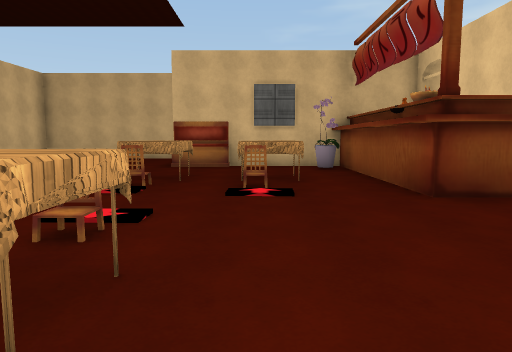
view 1 (above)

12 first-person views from a walk through a Unity game level. The camera is 1.5 m above the floor, tilts 6° down and sees 70° across. The floor is counted in squares, 2 m on a side. Each view is taken from the middle of a square. On the plan, view 1 faces up. The plan holds only what a view shows up to about 11 squares ahead; the rest is blank. The place goes on beyond the plan. The player character is not drawn. Some surface patterns are stand-ins.

view 2
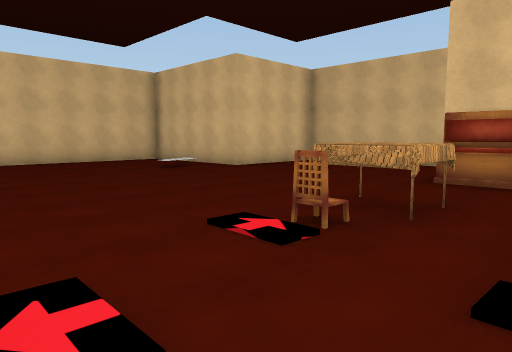

view 3
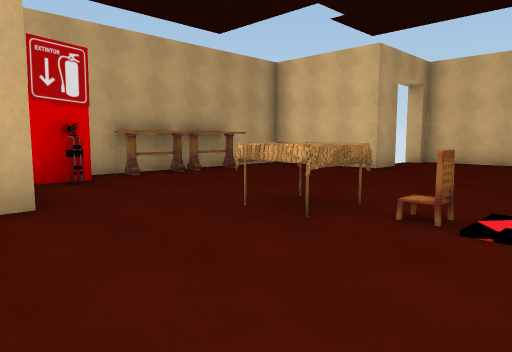

view 4
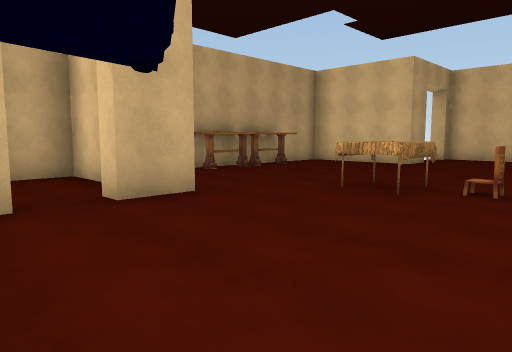

view 5
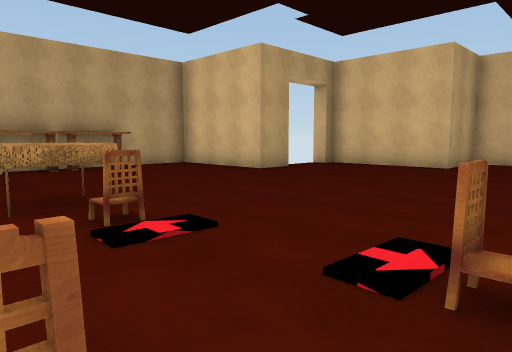

view 6
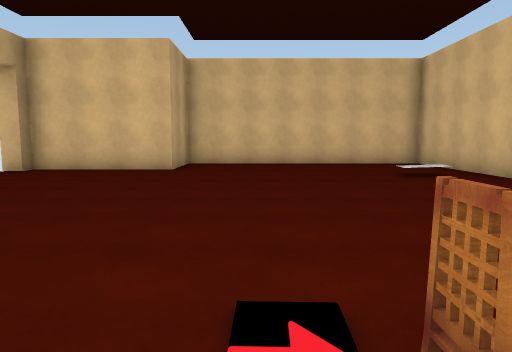

view 7
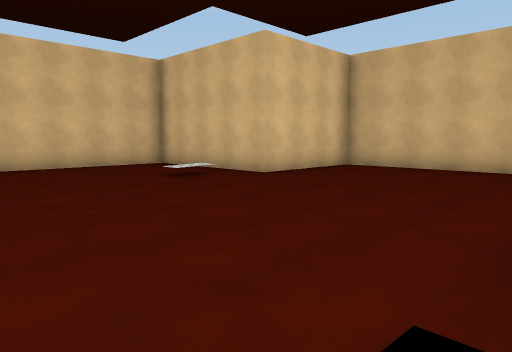

view 8
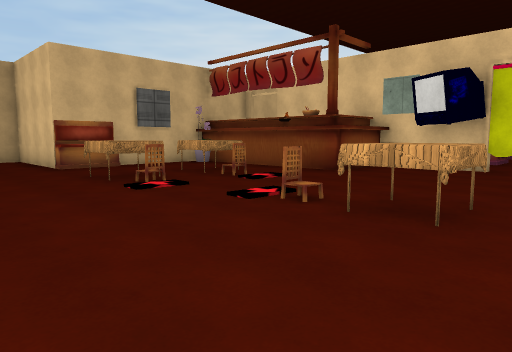

view 9
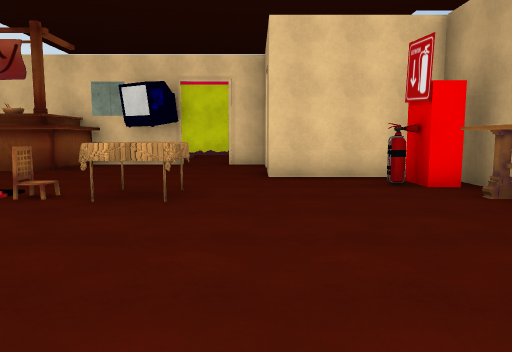

view 10
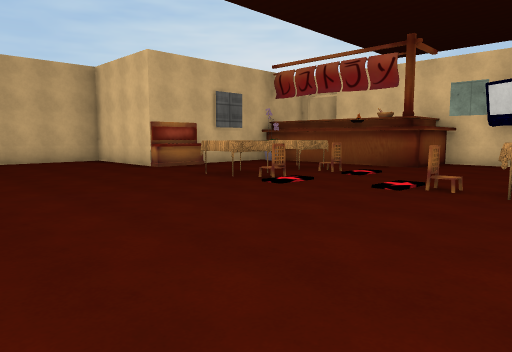

view 11
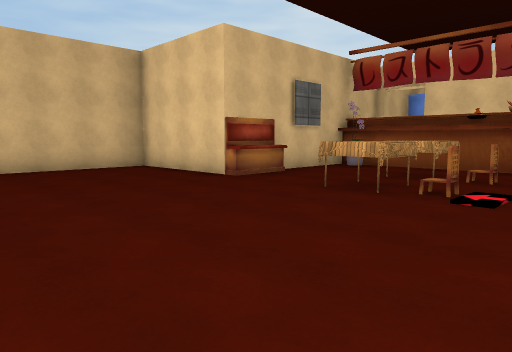

view 12
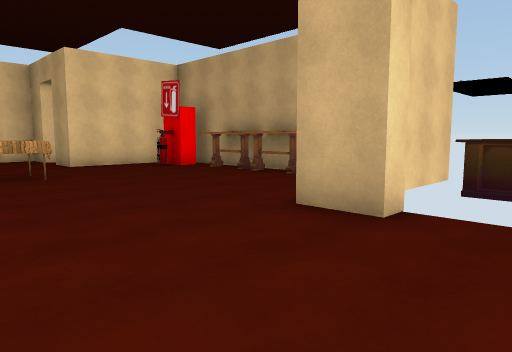

### Floor plan
Points are (right, up) in squares from view 1. A wall is a line through its corners. A room is listed if a view was taken in it or the views show most of it. See-through windows are left out.
Room 1 (views 1, 2, 3, 4, 5, 6, 7, 8, 9, 10, 11, 12)
walls: (-7.5, -0.8) (-7.5, -0.2) (-6.4, -0.2) (-6.4, -3.2); (-6.2, -3.5) (0.3, -3.5); (-0.5, -3.1) (-0.5, -2.6) (0.4, -2.6); (3.1, -0.2) (3.7, -0.2); (1, -2.9) (1, -0.2) (2.1, -0.2); (4.2, -0.2) (4.2, 4.6) (2.2, 4.6) (2.2, 9.7) (-2.2, 9.7) (-2.2, 13.1) (-7.5, 13.1) (-7.5, 9.7) (-11.7, 9.7) (-11.7, 3) (-9.6, 3) (-9.6, -0.2) (-9.2, -0.2) (-9.2, -0.7)
ways out: opening at (3, -1); gap at (-9, -1)
objects: other object (-4, -3) to (-3, -3); other object (-2, -3); other object (-2, 6); other object (-2, 7); other object (-1, 1) to (-1, 2); other object (-1, 3); other object (-1, 9); other object (0, -2); other object (0, 5); other object (0, 7); other object (2, 9)

Where each view was taken, in squares from view 1:
view 1: 0 up, 0 right, facing up
view 2: 3 up, 0 right, facing up-left
view 3: 4 up, 2 right, facing down-left
view 4: 4 up, 4 right, facing down-left
view 5: 6 up, 0 right, facing down-left
view 6: 5 up, 1 left, facing left
view 7: 4 up, 2 left, facing up-left
view 8: 0 up, 5 left, facing up-right
view 9: 0 up, 6 left, facing right
view 10: 1 up, 7 left, facing up-right
view 11: 4 up, 7 left, facing up-right
view 12: 3 up, 9 left, facing down-right
